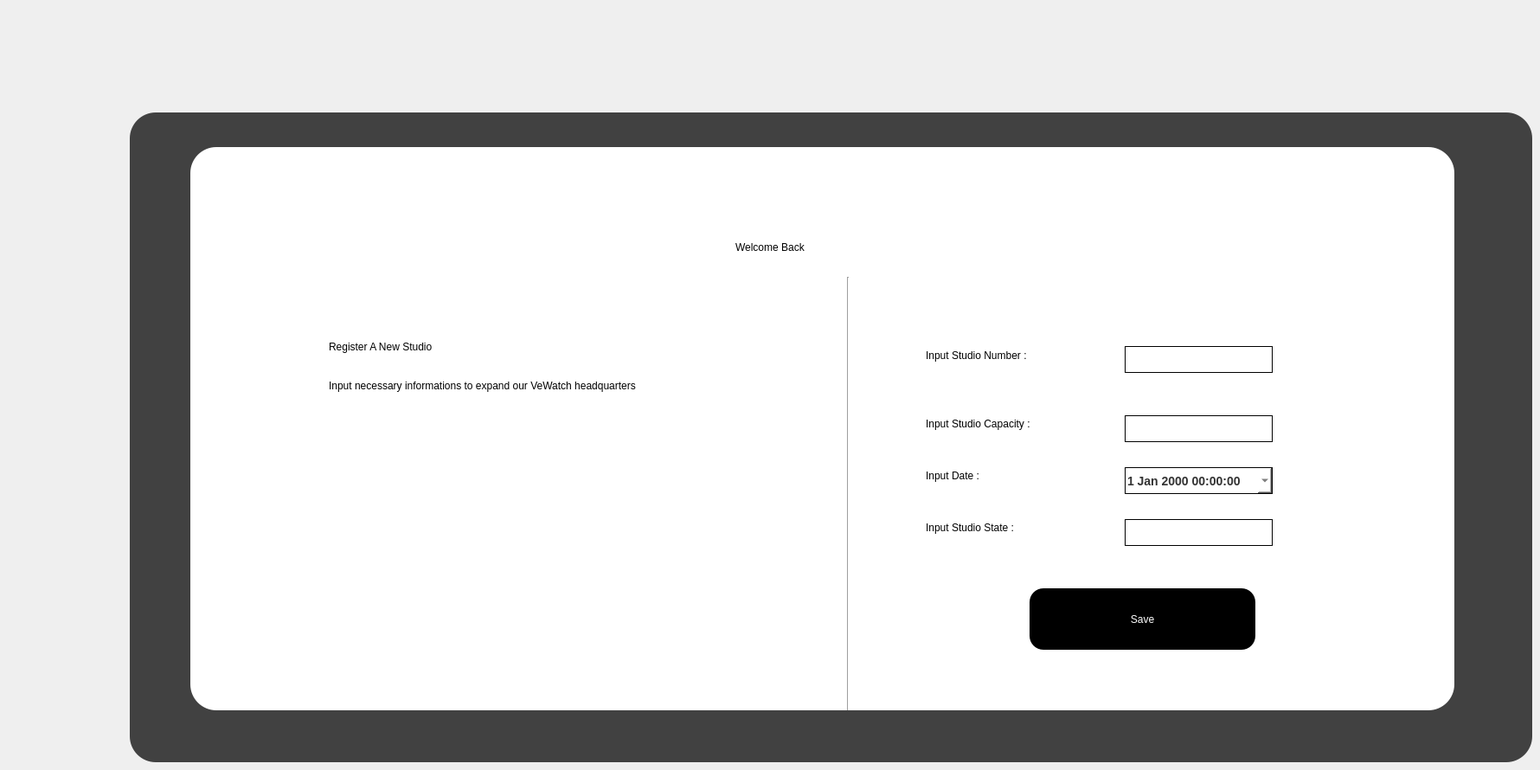
   <widget class="QWidget" name="addreservations">
    <widget class="QLabel" name="label_43A">
     <property name="geometry">
      <rect>
       <x>850</x>
       <y>260</y>
       <width>271</width>
       <height>51</height>
      </rect>
     </property>
     <property name="styleSheet">
      <string notr="true">background:none;
color: rgb(0, 0, 0);
font: 75 30pt &quot;MS Shell Dlg 2&quot;;</string>
     </property>
     <property name="text">
      <string>Welcome Back</string>
     </property>
    </widget>
    <widget class="QLabel" name="label_45A_2">
     <property name="geometry">
      <rect>
       <x>380</x>
       <y>420</y>
       <width>571</width>
       <height>51</height>
      </rect>
     </property>
     <property name="styleSheet">
      <string notr="true">background:none;
font: 75 12pt &quot;MS Shell Dlg 2&quot;;
color: rgb(0, 0, 0);</string>
     </property>
     <property name="text">
      <string>Input necessary informations to expand our VeWatch headquarters</string>
     </property>
    </widget>
    <widget class="QLabel" name="label_46A_4">
     <property name="geometry">
      <rect>
       <x>150</x>
       <y>130</y>
       <width>1621</width>
       <height>751</height>
      </rect>
     </property>
     <property name="styleSheet">
      <string notr="true">background-color: rgb(65, 65, 65);
border-radius:30px;</string>
     </property>
     <property name="text">
      <string/>
     </property>
    </widget>
    <widget class="Line" name="line_2A_4">
     <property name="geometry">
      <rect>
       <x>970</x>
       <y>320</y>
       <width>21</width>
       <height>501</height>
      </rect>
     </property>
     <property name="styleSheet">
      <string notr="true">background:none;
color:black;</string>
     </property>
     <property name="orientation">
      <enum>Qt::Vertical</enum>
     </property>
    </widget>
    <widget class="QLabel" name="label_44A_4">
     <property name="geometry">
      <rect>
       <x>380</x>
       <y>360</y>
       <width>481</width>
       <height>81</height>
      </rect>
     </property>
     <property name="styleSheet">
      <string notr="true">background:none;
font: 75 36pt &quot;MS Shell Dlg 2&quot;;
color: rgb(0, 0, 0);
</string>
     </property>
     <property name="text">
      <string>Register A New Studio</string>
     </property>
    </widget>
    <widget class="QGroupBox" name="groupBox_5A_4">
     <property name="geometry">
      <rect>
       <x>1050</x>
       <y>340</y>
       <width>621</width>
       <height>451</height>
      </rect>
     </property>
     <property name="styleSheet">
      <string notr="true">background-color:white;
border-radius:30px;
</string>
     </property>
     <property name="title">
      <string/>
     </property>
     <widget class="QLabel" name="label_41A_5">
      <property name="geometry">
       <rect>
        <x>20</x>
        <y>50</y>
        <width>211</width>
        <height>41</height>
       </rect>
      </property>
      <property name="styleSheet">
       <string notr="true">color: rgb(0, 0, 0);
font: 75 16pt &quot;MS Shell Dlg 2&quot;;</string>
      </property>
      <property name="text">
       <string>Input Studio Number :</string>
      </property>
     </widget>
     <widget class="QLabel" name="label_47A_4">
      <property name="geometry">
       <rect>
        <x>20</x>
        <y>260</y>
        <width>211</width>
        <height>20</height>
       </rect>
      </property>
      <property name="styleSheet">
       <string notr="true">color: rgb(0, 0, 0);
font: 75 16pt &quot;MS Shell Dlg 2&quot;;</string>
      </property>
      <property name="text">
       <string>Input Studio State :</string>
      </property>
     </widget>
     <widget class="QLineEdit" name="lineEdit_3A_7">
      <property name="geometry">
       <rect>
        <x>250</x>
        <y>140</y>
        <width>171</width>
        <height>31</height>
       </rect>
      </property>
      <property name="styleSheet">
       <string notr="true"> color: #333333; /* Text color */
    font-size: 14px; /* Font size */
    font-weight: bold; /* Font weight */
    border: 1px solid black;</string>
      </property>
     </widget>
     <widget class="QLabel" name="label_48A_5">
      <property name="geometry">
       <rect>
        <x>20</x>
        <y>140</y>
        <width>221</width>
        <height>20</height>
       </rect>
      </property>
      <property name="styleSheet">
       <string notr="true">color: rgb(0, 0, 0);
font: 75 16pt &quot;MS Shell Dlg 2&quot;;</string>
      </property>
      <property name="text">
       <string>Input Studio Capacity :</string>
      </property>
     </widget>
     <widget class="QPushButton" name="pushButton_14A_8">
      <property name="geometry">
       <rect>
        <x>140</x>
        <y>340</y>
        <width>261</width>
        <height>71</height>
       </rect>
      </property>
      <property name="styleSheet">
       <string notr="true">QPushButton {
    background: black;
    color: white;
    padding: 0.7em 1em;
    padding-left: 0.9em;
    align-items: center;
    border: none;
    border-radius: 16px;
	font: 75 18pt &quot;MS Shell Dlg 2&quot;;

}

</string>
      </property>
      <property name="text">
       <string>Save</string>
      </property>
     </widget>
     <widget class="QLineEdit" name="lineEdit_3A_10">
      <property name="geometry">
       <rect>
        <x>250</x>
        <y>60</y>
        <width>171</width>
        <height>31</height>
       </rect>
      </property>
      <property name="styleSheet">
       <string notr="true"> color: #333333; /* Text color */
    font-size: 14px; /* Font size */
    font-weight: bold; /* Font weight */
    border: 1px solid black;</string>
      </property>
     </widget>
     <widget class="QLabel" name="label_48A_6">
      <property name="geometry">
       <rect>
        <x>20</x>
        <y>200</y>
        <width>221</width>
        <height>20</height>
       </rect>
      </property>
      <property name="styleSheet">
       <string notr="true">color: rgb(0, 0, 0);
font: 75 16pt &quot;MS Shell Dlg 2&quot;;</string>
      </property>
      <property name="text">
       <string>Input Date :</string>
      </property>
     </widget>
     <widget class="QDateTimeEdit" name="dateTimeEdit_3">
      <property name="geometry">
       <rect>
        <x>250</x>
        <y>200</y>
        <width>171</width>
        <height>31</height>
       </rect>
      </property>
      <property name="styleSheet">
       <string notr="true"> color: #333333; /* Text color */
    font-size: 14px; /* Font size */
    font-weight: bold; /* Font weight */
    border: 1px solid black;</string>
      </property>
      <property name="calendarPopup">
       <bool>true</bool>
      </property>
     </widget>
     <widget class="QLineEdit" name="lineEdit_3A_11">
      <property name="geometry">
       <rect>
        <x>250</x>
        <y>260</y>
        <width>171</width>
        <height>31</height>
       </rect>
      </property>
      <property name="styleSheet">
       <string notr="true"> color: #333333; /* Text color */
    font-size: 14px; /* Font size */
    font-weight: bold; /* Font weight */
    border: 1px solid black;</string>
      </property>
     </widget>
    </widget>
    <widget class="QLabel" name="label_46A_5">
     <property name="geometry">
      <rect>
       <x>220</x>
       <y>170</y>
       <width>1461</width>
       <height>651</height>
      </rect>
     </property>
     <property name="styleSheet">
      <string notr="true">background:white;
border-radius:30px;</string>
     </property>
     <property name="text">
      <string/>
     </property>
    </widget>
    <zorder>label_46A_4</zorder>
    <zorder>label_46A_5</zorder>
    <zorder>label_43A</zorder>
    <zorder>label_45A_2</zorder>
    <zorder>line_2A_4</zorder>
    <zorder>label_44A_4</zorder>
    <zorder>groupBox_5A_4</zorder>
   </widget>
